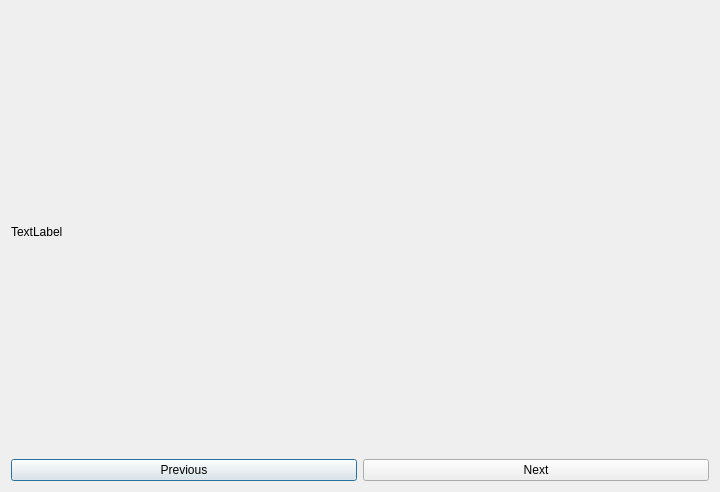
<?xml version="1.0" encoding="UTF-8"?>
<ui version="4.0">
 <class>Dialog</class>
 <widget class="QDialog" name="Dialog">
  <property name="geometry">
   <rect>
    <x>0</x>
    <y>0</y>
    <width>720</width>
    <height>492</height>
   </rect>
  </property>
  <property name="windowTitle">
   <string>Dialog</string>
  </property>
  <layout class="QVBoxLayout" name="verticalLayout_2">
   <item>
    <widget class="QLabel" name="image_label">
     <property name="text">
      <string>TextLabel</string>
     </property>
    </widget>
   </item>
   <item>
    <layout class="QHBoxLayout" name="horizontalLayout">
     <property name="sizeConstraint">
      <enum>QLayout::SetMaximumSize</enum>
     </property>
     <item>
      <widget class="QPushButton" name="previous_btn">
       <property name="sizePolicy">
        <sizepolicy hsizetype="Minimum" vsizetype="Maximum">
         <horstretch>0</horstretch>
         <verstretch>0</verstretch>
        </sizepolicy>
       </property>
       <property name="text">
        <string>Previous</string>
       </property>
      </widget>
     </item>
     <item>
      <widget class="QPushButton" name="next_btn">
       <property name="sizePolicy">
        <sizepolicy hsizetype="Minimum" vsizetype="Maximum">
         <horstretch>0</horstretch>
         <verstretch>0</verstretch>
        </sizepolicy>
       </property>
       <property name="text">
        <string>Next</string>
       </property>
      </widget>
     </item>
    </layout>
   </item>
  </layout>
 </widget>
 <resources/>
 <connections/>
</ui>
